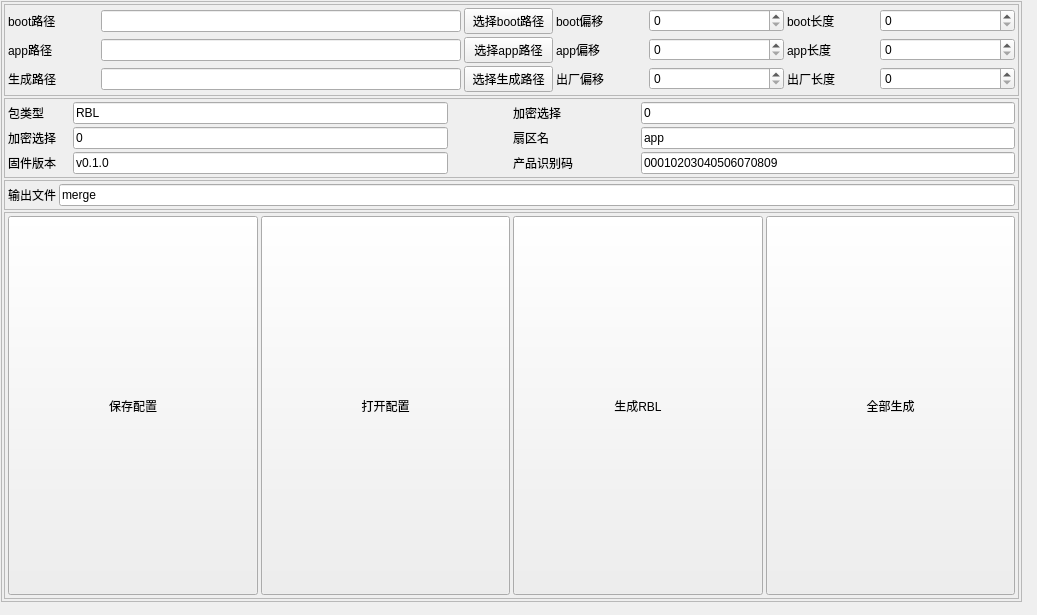
<?xml version="1.0" encoding="UTF-8"?>
<ui version="4.0">
 <class>merge</class>
 <widget class="QWidget" name="merge">
  <property name="geometry">
   <rect>
    <x>0</x>
    <y>0</y>
    <width>1037</width>
    <height>615</height>
   </rect>
  </property>
  <property name="sizePolicy">
   <sizepolicy hsizetype="Fixed" vsizetype="Fixed">
    <horstretch>0</horstretch>
    <verstretch>0</verstretch>
   </sizepolicy>
  </property>
  <property name="windowTitle">
   <string>Form</string>
  </property>
  <widget class="QFrame" name="frame_5">
   <property name="geometry">
    <rect>
     <x>1</x>
     <y>1</y>
     <width>1021</width>
     <height>601</height>
    </rect>
   </property>
   <property name="frameShape">
    <enum>QFrame::StyledPanel</enum>
   </property>
   <property name="frameShadow">
    <enum>QFrame::Raised</enum>
   </property>
   <layout class="QGridLayout" name="gridLayout_3">
    <property name="leftMargin">
     <number>2</number>
    </property>
    <property name="topMargin">
     <number>2</number>
    </property>
    <property name="rightMargin">
     <number>2</number>
    </property>
    <property name="bottomMargin">
     <number>2</number>
    </property>
    <property name="spacing">
     <number>2</number>
    </property>
    <item row="4" column="0">
     <widget class="QFrame" name="frame_4">
      <property name="frameShape">
       <enum>QFrame::StyledPanel</enum>
      </property>
      <property name="frameShadow">
       <enum>QFrame::Raised</enum>
      </property>
      <layout class="QHBoxLayout" name="horizontalLayout_2">
       <property name="spacing">
        <number>3</number>
       </property>
       <property name="leftMargin">
        <number>3</number>
       </property>
       <property name="topMargin">
        <number>3</number>
       </property>
       <property name="rightMargin">
        <number>3</number>
       </property>
       <property name="bottomMargin">
        <number>3</number>
       </property>
       <item>
        <widget class="QPushButton" name="btn_SaveCfg">
         <property name="sizePolicy">
          <sizepolicy hsizetype="Minimum" vsizetype="Expanding">
           <horstretch>0</horstretch>
           <verstretch>0</verstretch>
          </sizepolicy>
         </property>
         <property name="text">
          <string>保存配置</string>
         </property>
        </widget>
       </item>
       <item>
        <widget class="QPushButton" name="btn_OpenCfg">
         <property name="sizePolicy">
          <sizepolicy hsizetype="Minimum" vsizetype="Expanding">
           <horstretch>0</horstretch>
           <verstretch>0</verstretch>
          </sizepolicy>
         </property>
         <property name="text">
          <string>打开配置</string>
         </property>
        </widget>
       </item>
       <item>
        <widget class="QPushButton" name="btn_rbl">
         <property name="sizePolicy">
          <sizepolicy hsizetype="Minimum" vsizetype="Expanding">
           <horstretch>0</horstretch>
           <verstretch>0</verstretch>
          </sizepolicy>
         </property>
         <property name="text">
          <string>生成RBL</string>
         </property>
        </widget>
       </item>
       <item>
        <widget class="QPushButton" name="btn_all">
         <property name="sizePolicy">
          <sizepolicy hsizetype="Minimum" vsizetype="Expanding">
           <horstretch>0</horstretch>
           <verstretch>0</verstretch>
          </sizepolicy>
         </property>
         <property name="text">
          <string>全部生成</string>
         </property>
        </widget>
       </item>
      </layout>
     </widget>
    </item>
    <item row="0" column="0">
     <widget class="QFrame" name="frame">
      <property name="frameShape">
       <enum>QFrame::StyledPanel</enum>
      </property>
      <property name="frameShadow">
       <enum>QFrame::Raised</enum>
      </property>
      <layout class="QGridLayout" name="gridLayout" columnstretch="2,8,2,2,3,2,3">
       <property name="leftMargin">
        <number>3</number>
       </property>
       <property name="topMargin">
        <number>3</number>
       </property>
       <property name="rightMargin">
        <number>3</number>
       </property>
       <property name="bottomMargin">
        <number>3</number>
       </property>
       <property name="spacing">
        <number>3</number>
       </property>
       <item row="1" column="3">
        <widget class="QLabel" name="label_appOffset">
         <property name="text">
          <string>app偏移</string>
         </property>
        </widget>
       </item>
       <item row="0" column="5">
        <widget class="QLabel" name="label_bootLen">
         <property name="text">
          <string>boot长度</string>
         </property>
        </widget>
       </item>
       <item row="0" column="6">
        <widget class="QSpinBox" name="spinBox_bootLen">
         <property name="maximum">
          <number>16777215</number>
         </property>
        </widget>
       </item>
       <item row="1" column="2">
        <widget class="QPushButton" name="btn_appPath">
         <property name="text">
          <string>选择app路径</string>
         </property>
        </widget>
       </item>
       <item row="0" column="4">
        <widget class="QSpinBox" name="spinBox_bootOffset">
         <property name="maximum">
          <number>16777215</number>
         </property>
        </widget>
       </item>
       <item row="0" column="2">
        <widget class="QPushButton" name="btn_bootPath">
         <property name="text">
          <string>选择boot路径</string>
         </property>
        </widget>
       </item>
       <item row="1" column="6">
        <widget class="QSpinBox" name="spinBox_appLen">
         <property name="maximum">
          <number>16777215</number>
         </property>
        </widget>
       </item>
       <item row="0" column="1">
        <widget class="QLineEdit" name="lineEdit_bootPath">
         <property name="readOnly">
          <bool>true</bool>
         </property>
        </widget>
       </item>
       <item row="1" column="0">
        <widget class="QLabel" name="label_appPath">
         <property name="text">
          <string>app路径</string>
         </property>
        </widget>
       </item>
       <item row="1" column="4">
        <widget class="QSpinBox" name="spinBox_appOffset">
         <property name="maximum">
          <number>16777215</number>
         </property>
        </widget>
       </item>
       <item row="1" column="5">
        <widget class="QLabel" name="label_appLen">
         <property name="text">
          <string>app长度</string>
         </property>
        </widget>
       </item>
       <item row="0" column="0">
        <widget class="QLabel" name="label_bootPath">
         <property name="text">
          <string>boot路径</string>
         </property>
        </widget>
       </item>
       <item row="1" column="1">
        <widget class="QLineEdit" name="lineEdit_appPath">
         <property name="readOnly">
          <bool>true</bool>
         </property>
        </widget>
       </item>
       <item row="0" column="3">
        <widget class="QLabel" name="label_bootOffset">
         <property name="text">
          <string>boot偏移</string>
         </property>
        </widget>
       </item>
       <item row="2" column="3">
        <widget class="QLabel" name="label_appFactory">
         <property name="text">
          <string>出厂偏移</string>
         </property>
        </widget>
       </item>
       <item row="2" column="4">
        <widget class="QSpinBox" name="spinBox_appFactoryOffset">
         <property name="maximum">
          <number>16777215</number>
         </property>
        </widget>
       </item>
       <item row="2" column="5">
        <widget class="QLabel" name="label_appFactorylen">
         <property name="text">
          <string>出厂长度</string>
         </property>
        </widget>
       </item>
       <item row="2" column="6">
        <widget class="QSpinBox" name="spinBox_appFactoryLen">
         <property name="maximum">
          <number>16777215</number>
         </property>
        </widget>
       </item>
       <item row="2" column="2">
        <widget class="QPushButton" name="btn_generatPath">
         <property name="text">
          <string>选择生成路径</string>
         </property>
        </widget>
       </item>
       <item row="2" column="1">
        <widget class="QLineEdit" name="lineEdit_generatPath">
         <property name="readOnly">
          <bool>true</bool>
         </property>
        </widget>
       </item>
       <item row="2" column="0">
        <widget class="QLabel" name="label_generatPath">
         <property name="text">
          <string>生成路径</string>
         </property>
        </widget>
       </item>
      </layout>
     </widget>
    </item>
    <item row="3" column="0">
     <widget class="QFrame" name="frame_3">
      <property name="frameShape">
       <enum>QFrame::StyledPanel</enum>
      </property>
      <property name="frameShadow">
       <enum>QFrame::Raised</enum>
      </property>
      <layout class="QHBoxLayout" name="horizontalLayout">
       <property name="spacing">
        <number>3</number>
       </property>
       <property name="leftMargin">
        <number>3</number>
       </property>
       <property name="topMargin">
        <number>3</number>
       </property>
       <property name="rightMargin">
        <number>3</number>
       </property>
       <property name="bottomMargin">
        <number>3</number>
       </property>
       <item>
        <widget class="QLabel" name="label_outName">
         <property name="text">
          <string>输出文件</string>
         </property>
        </widget>
       </item>
       <item>
        <widget class="QLineEdit" name="lineEdit_outName">
         <property name="text">
          <string>merge</string>
         </property>
        </widget>
       </item>
      </layout>
     </widget>
    </item>
    <item row="2" column="0">
     <widget class="QFrame" name="frame_2">
      <property name="frameShape">
       <enum>QFrame::StyledPanel</enum>
      </property>
      <property name="frameShadow">
       <enum>QFrame::Raised</enum>
      </property>
      <layout class="QGridLayout" name="gridLayout_2" columnstretch="1,6,1,1,1,6">
       <property name="leftMargin">
        <number>3</number>
       </property>
       <property name="topMargin">
        <number>3</number>
       </property>
       <property name="rightMargin">
        <number>3</number>
       </property>
       <property name="bottomMargin">
        <number>3</number>
       </property>
       <property name="spacing">
        <number>3</number>
       </property>
       <item row="1" column="1">
        <widget class="QLineEdit" name="lineEdit_algo2">
         <property name="text">
          <string>0</string>
         </property>
         <property name="readOnly">
          <bool>true</bool>
         </property>
        </widget>
       </item>
       <item row="2" column="1">
        <widget class="QLineEdit" name="lineEdit_fwVer">
         <property name="text">
          <string>v0.1.0</string>
         </property>
         <property name="maxLength">
          <number>24</number>
         </property>
        </widget>
       </item>
       <item row="2" column="5">
        <widget class="QLineEdit" name="lineEdit_productCode">
         <property name="text">
          <string>00010203040506070809</string>
         </property>
         <property name="maxLength">
          <number>24</number>
         </property>
        </widget>
       </item>
       <item row="0" column="5">
        <widget class="QLineEdit" name="lineEdit_algo">
         <property name="text">
          <string>0</string>
         </property>
         <property name="readOnly">
          <bool>true</bool>
         </property>
        </widget>
       </item>
       <item row="0" column="3">
        <widget class="QLabel" name="label_algo">
         <property name="text">
          <string>加密选择</string>
         </property>
        </widget>
       </item>
       <item row="1" column="3">
        <widget class="QLabel" name="label_part">
         <property name="text">
          <string>扇区名</string>
         </property>
        </widget>
       </item>
       <item row="2" column="3">
        <widget class="QLabel" name="label_productCode">
         <property name="text">
          <string>产品识别码</string>
         </property>
        </widget>
       </item>
       <item row="1" column="5">
        <widget class="QLineEdit" name="lineEdit_part">
         <property name="text">
          <string>app</string>
         </property>
         <property name="maxLength">
          <number>16</number>
         </property>
        </widget>
       </item>
       <item row="2" column="0">
        <widget class="QLabel" name="label_fwVer">
         <property name="text">
          <string>固件版本</string>
         </property>
        </widget>
       </item>
       <item row="0" column="1">
        <widget class="QLineEdit" name="lineEdit_type">
         <property name="text">
          <string>RBL</string>
         </property>
         <property name="maxLength">
          <number>4</number>
         </property>
        </widget>
       </item>
       <item row="1" column="0">
        <widget class="QLabel" name="label_algo2">
         <property name="text">
          <string>加密选择</string>
         </property>
        </widget>
       </item>
       <item row="0" column="0">
        <widget class="QLabel" name="label_type">
         <property name="text">
          <string>包类型</string>
         </property>
        </widget>
       </item>
      </layout>
     </widget>
    </item>
   </layout>
  </widget>
 </widget>
 <resources/>
 <connections/>
</ui>
